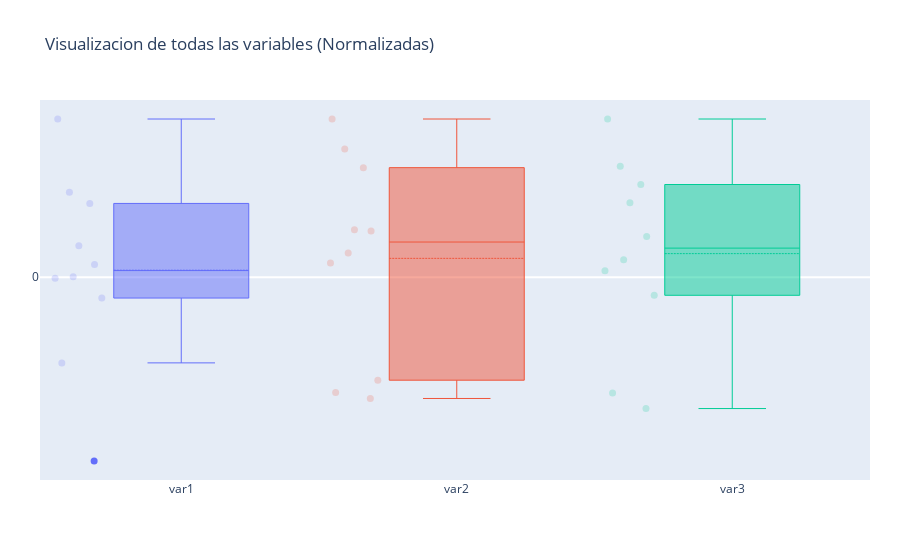

The code cell stored with this chart in its notebook:
### Code cell
grafica = g_boxplot_varios(p0_data)
py.iplot(grafica)

### Figure 1 — Plotly figure (JSON) as saved in the notebook; plotly's stock layout.template omitted (floating-point values rounded to 4 significant figures)
{"data": [{"boxmean": true, "boxpoints": "all", "jitter": 0.5, "line": {"width": 1}, "marker": {"size": 7}, "name": "var1", "selectedpoints": [2], "type": "box", "whiskerwidth": 0.5, "y": [1, 0.5372, -1.161, -0.006296, 0.4666, -0.5408, 0.1994, 0.08152, 0.003223, -0.1311]}, {"boxmean": true, "boxpoints": "all", "jitter": 0.5, "line": {"width": 1}, "marker": {"size": 7}, "name": "var2", "selectedpoints": [], "type": "box", "whiskerwidth": 0.5, "y": [0.2917, 0.8104, -0.6501, 0.6927, 0.154, 0.2998, -0.7656, 0.09103, 1, -0.7274]}, {"boxmean": true, "boxpoints": "all", "jitter": 0.5, "line": {"width": 1}, "marker": {"size": 7}, "name": "var3", "selectedpoints": [], "type": "box", "whiskerwidth": 0.5, "y": [-0.8292, -0.731, 0.1116, 1, 0.4712, 0.7013, 0.04157, 0.5862, -0.1137, 0.2571]}], "layout": {"margin": {"b": 80, "l": 40, "r": 30, "t": 100}, "showlegend": false, "title": {"text": "Visualizacion de todas las variables (Normalizadas)"}, "yaxis": {"autorange": true, "dtick": 5, "gridcolor": "rgb(255, 255, 255)", "gridwidth": 1, "hoverformat": ".2f", "showgrid": true}}}
